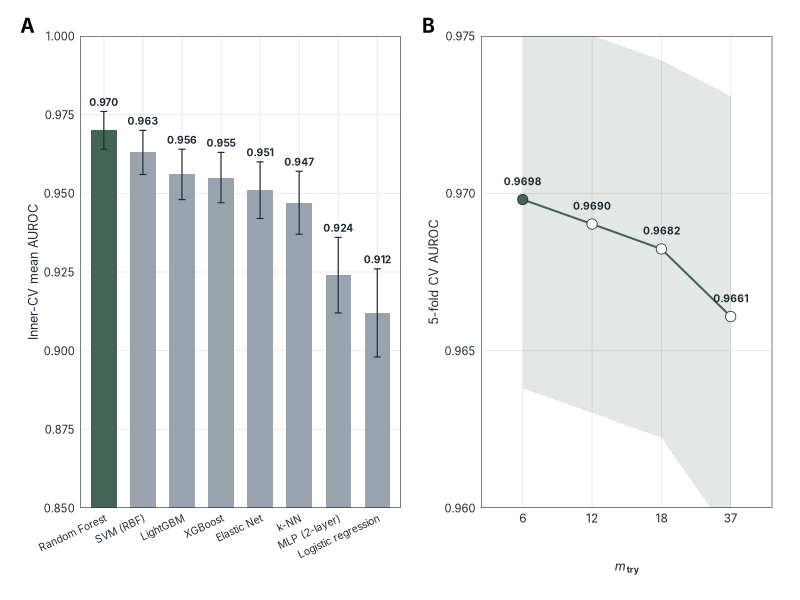
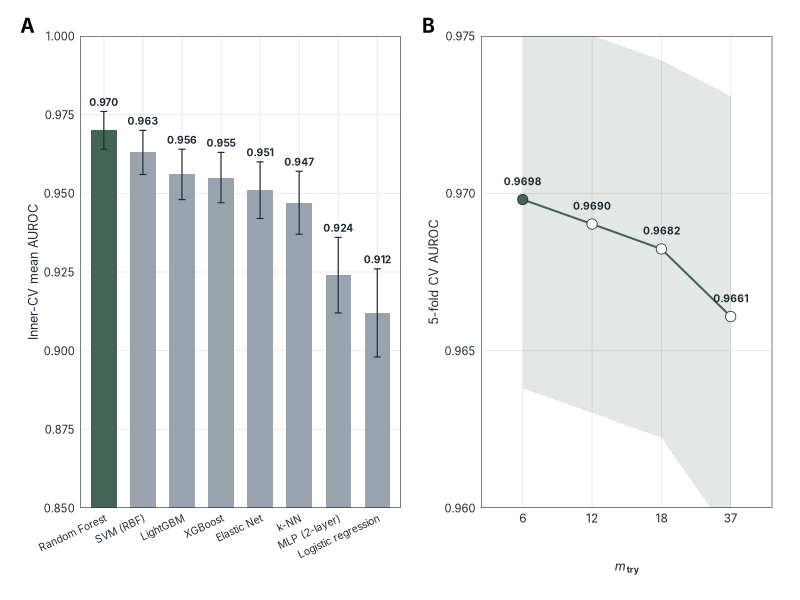

Generate these figures, in order, with R:
# Figure S1: RF hyperparameter tuning and classifier comparison.

suppressPackageStartupMessages({
  library(data.table)
  library(ggplot2)
  library(patchwork)
})

ROOT <- Sys.getenv("INDELVAR_ROOT", ".")
OUT  <- file.path(ROOT, "figures")
dir.create(OUT, showWarnings = FALSE, recursive = TRUE)

COL_BEST   <- "#446455"
COL_TEXT   <- "#1F2933"
COL_NEUT   <- "#9AA3AD"

theme_indelvar <- function(base_size = 9) {
  theme_minimal(base_size = base_size, base_family = "Inter") +
    theme(
      plot.title       = element_text(size = base_size + 1, face = "bold",
                                      colour = COL_TEXT),
      axis.title       = element_text(size = base_size, face = "plain",
                                      colour = COL_TEXT),
      axis.text        = element_text(size = base_size - 1, colour = COL_TEXT),
      legend.title     = element_text(size = base_size - 1, face = "bold",
                                      colour = COL_TEXT),
      legend.text      = element_text(size = base_size - 1, colour = COL_TEXT),
      legend.key.size  = unit(3, "mm"),
      panel.grid.minor = element_blank(),
      panel.grid.major = element_line(colour = "#E5E7EB", linewidth = 0.3),
      plot.background  = element_rect(fill = "white", colour = NA),
      panel.border     = element_rect(colour = "#1F2933", fill = NA, linewidth = 0.4),
      panel.background = element_rect(fill = "white", colour = NA)
    )
}

# Panel A: classifier comparison
clf <- data.table(
  classifier = c("Random Forest", "SVM (RBF)", "LightGBM", "XGBoost",
                 "Elastic Net", "k-NN", "MLP (2-layer)", "Logistic regression"),
  auroc      = c(0.970, 0.963, 0.956, 0.955, 0.951, 0.947, 0.924, 0.912),
  sd         = c(0.006, 0.007, 0.008, 0.008, 0.009, 0.010, 0.012, 0.014)
)
clf[, classifier := factor(classifier, levels = classifier)]
clf[, is_rf := classifier == "Random Forest"]
clf[, lo := auroc - sd]
clf[, hi := pmin(auroc + sd, 1)]

pA <- ggplot(clf, aes(x = classifier, y = auroc, fill = is_rf)) +
  geom_col(width = 0.65, colour = NA) +
  geom_errorbar(aes(ymin = lo, ymax = hi),
                width = 0.18, colour = COL_TEXT, linewidth = 0.4) +
  geom_text(aes(y = hi, label = sprintf("%.3f", auroc)),
            vjust = -0.7, size = 2.6, colour = COL_TEXT,
            family = "Inter", fontface = "bold") +
  scale_fill_manual(values = c(`TRUE` = COL_BEST, `FALSE` = COL_NEUT),
                    guide = "none") +
  scale_y_continuous(breaks = seq(0.85, 1.0, 0.025),
                     expand = c(0, 0)) +
  coord_cartesian(ylim = c(0.85, 1.0)) +
  labs(x = NULL, y = "Inner-CV mean AUROC") +
  theme_indelvar() +
  theme(axis.text.x = element_text(angle = 25, hjust = 1, vjust = 1,
                                   size = 7.4),
        plot.margin = margin(8, 10, 8, 10))

# Panel B: mtry grid
mtry_tbl <- data.table(
  mtry  = c(6, 12, 18, 37),
  auroc = c(0.9698019, 0.9690233, 0.9682315, 0.9660846),
  sd    = c(0.006, 0.006, 0.006, 0.007)
)
mtry_tbl[, lo := auroc - sd]
mtry_tbl[, hi := pmin(auroc + sd, 1)]
mtry_tbl[, is_best := mtry == 6]
mtry_tbl[, label_pt := sprintf("mtry=%d", mtry)]

pB <- ggplot(mtry_tbl, aes(x = factor(mtry), y = auroc, group = 1)) +
  geom_ribbon(aes(ymin = lo, ymax = hi),
              fill = COL_BEST, alpha = 0.15) +
  geom_line(colour = COL_BEST, linewidth = 0.7) +
  geom_point(aes(fill = is_best), shape = 21, size = 3.2,
             colour = COL_TEXT, stroke = 0.4) +
  geom_text(aes(label = sprintf("%.4f", auroc)),
            vjust = -1.8, size = 2.6, colour = COL_TEXT,
            family = "Inter", fontface = "bold") +
  scale_fill_manual(values = c(`TRUE` = COL_BEST, `FALSE` = "white"),
                    guide = "none") +
  scale_y_continuous(breaks = seq(0.960, 0.975, 0.005),
                     expand = c(0, 0)) +
  coord_cartesian(ylim = c(0.960, 0.975)) +
  labs(x = expression(bold(italic(m)[try])),
       y = "5-fold CV AUROC") +
  theme_indelvar() +
  theme(axis.text.x  = element_text(size = 8.5),
        plot.margin  = margin(8, 10, 8, 10))

pS1 <- pA + pB + plot_layout(widths = c(1.1, 1)) +
  plot_annotation(tag_levels = "A") &
  theme(
    plot.tag = element_text(face = "bold", size = 14, family = "Inter"),
    plot.tag.position = c(0, 1.02),
    plot.margin = margin(t = 13, r = 10, b = 8, l = 10)
  )

FIG_NAME <- "figS1_hyperparam"
pdf_path <- file.path(OUT, paste0(FIG_NAME, ".pdf"))
png_path <- file.path(OUT, paste0(FIG_NAME, ".png"))
ggsave(pdf_path, pS1, width = 240, height = 110, units = "mm",
       device = "pdf", dpi = 600)
ggsave(png_path, pS1, width = 240, height = 110, units = "mm",
       device = "png", dpi = 600)
cat(sprintf("[done] wrote %s\n[done] wrote %s\n", pdf_path, png_path))
